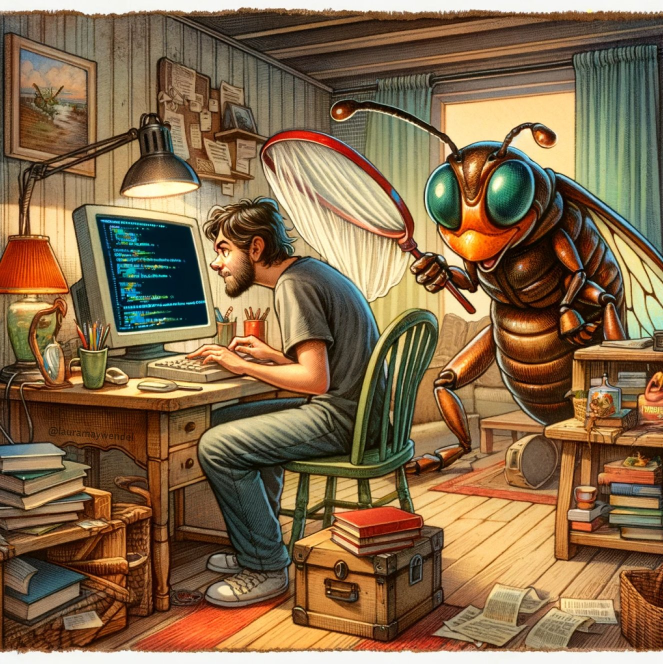
#> input picture image3.jpg, 1326 x 1327 px (shown at 1/2 size)
$ jupyter execute Image_scaling_rotation_using_opencv.ipynb
#> lines starting #> are read from the running program, lines starting #| are printed output that depends on the picture
[cell 1]
import cv2

[cell 2]
org_img=cv2.imread('image3.jpg')
#> org_img is the input picture: shape (1327, 1326, 3); mean B, G, R 74.1, 106.2, 133.2
res_img=cv2.resize(org_img,(500,500))
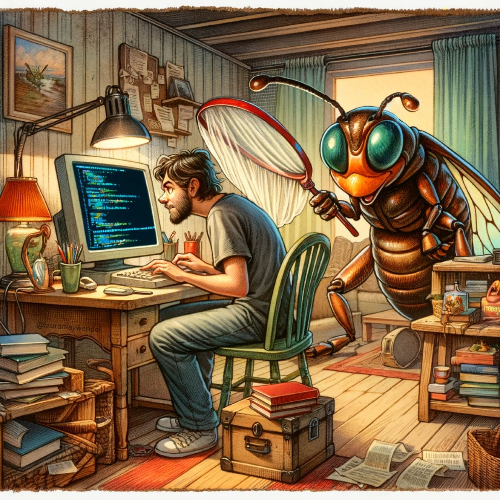
#> res_img: shape (500, 500, 3); mean B, G, R 74, 106.1, 133.1
cv2.imshow('coding',res_img)
cv2.waitKey(0)
cv2.destroyAllWindows()

[cell 3]
org_img=cv2.imread('image3.jpg')
res_img=cv2.resize(org_img,(500,500))

w,h=res_img.shape[0], res_img.shape[1]
#> w = 500; h = 500
nw, nh=w//2, h//2
#> nw = 250; nh = 250

#m=cv2.getRotationMatrix2D(center, angle, scale)
m=cv2.getRotationMatrix2D((nh,nw),10,1)
new_img=cv2.warpAffine(res_img, m, (h,w))
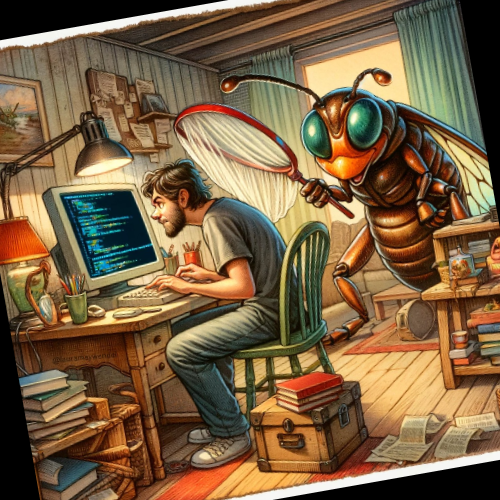
#> new_img: shape (500, 500, 3); mean B, G, R 67.1, 97.6, 122.5
cv2.imshow("myimage",new_img)
cv2.waitKey(0)
cv2.destroyAllWindows()
